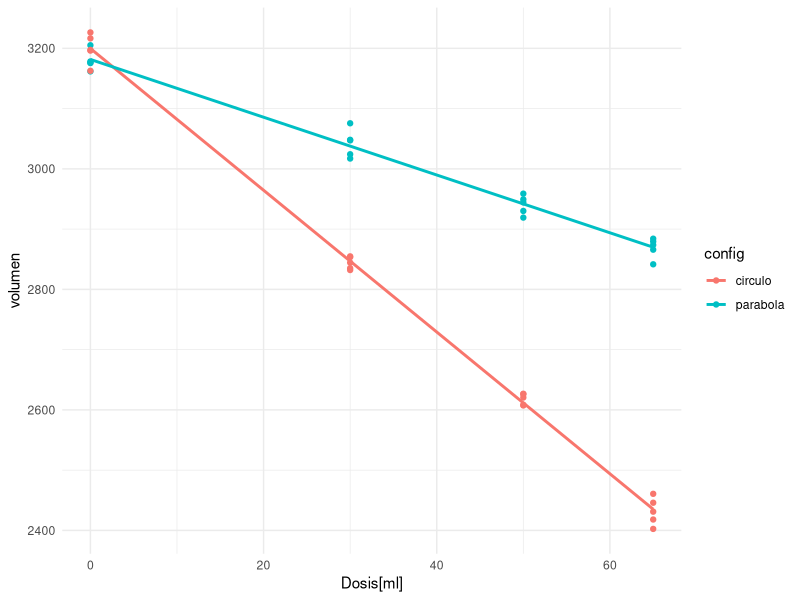
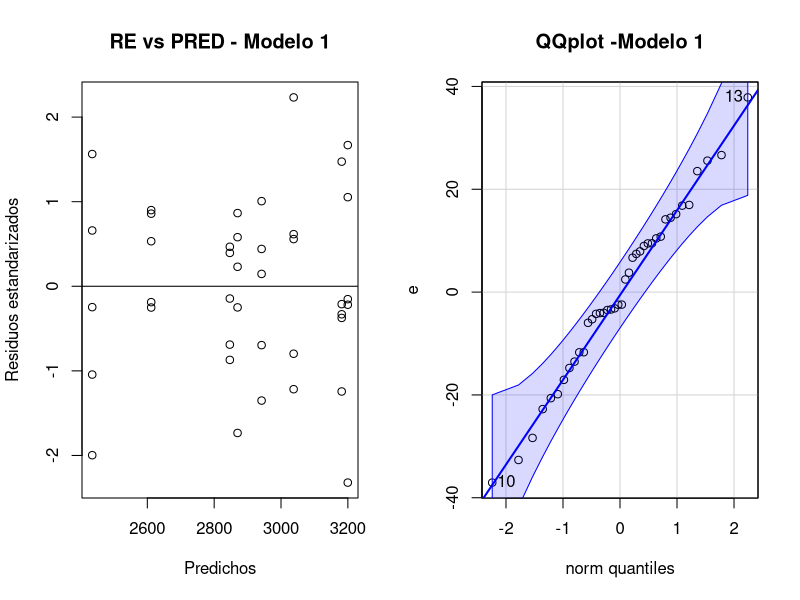
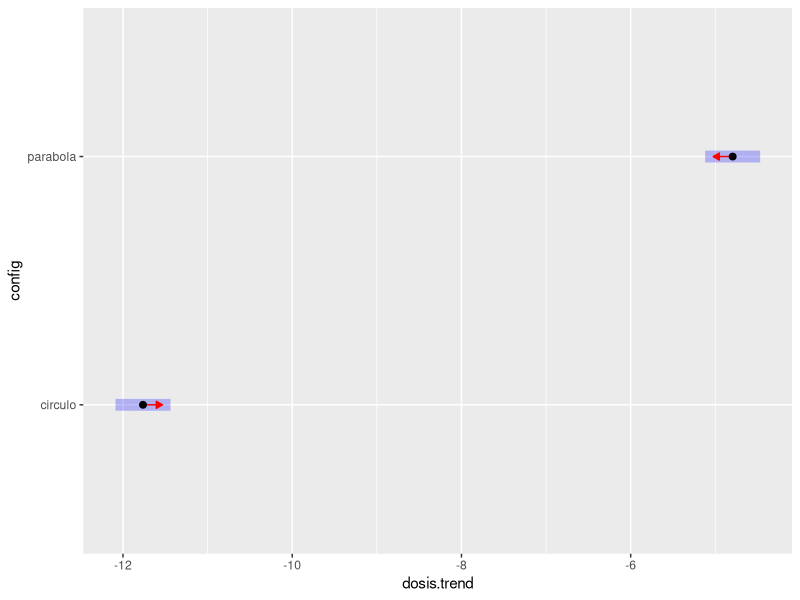

Source code (R) for these figures, in order:
rm(list=ls())
#Ejercicio 3, tratamiento de tumores

# 1. Identifique las variables explicativas, el diseño y la cantidad de réplicas.
# explicativas: configuracion (cualitativa) y dosis (cuantitativa)
# Estudio experimental, Diseño Completamente Aleatorizado
# variable respuesta:volumen de tumor en ml cubicos a los 20 dias, cuantitatvia continua. Dist normal
# ue: cada raton
# 5 replicas para cada combinacion dosis configuracion
# 2 predictoras y su interaccion

## las ecuaciones estan en la carpeta

datos<-read.csv("TEQ.csv", stringsAsFactors = TRUE)
str(datos)
summary(datos)


library(ggplot2)
library(emmeans)
library(car)
library(dplyr)

datos %>% 
  select(config, volumen) %>%
  group_by(config) %>%
  summarise_all(.funs = c(
    n = length, 
    media_volumen = mean, 
    sd = sd, 
    min = min, 
    max = max
  )
  )

datos %>% 
  select(dosis, volumen) %>%
  group_by(dosis) %>%
  summarise_all(.funs = c(
    n = length, 
    media_dosis = mean, 
    sd = sd, 
    min = min, 
    max = max
  )
  )
# 2. Escriba el modelo en parámetros, indicando el significado de cada término en
# contexto. Si alguna/s variables podrían ser incluida/s de diferente manera, elija
# aquella que resulte en un modelo con menor cantidad de parámetros.
#hecho en carpeta

#3. Realice un gráfico descriptivo en donde se muestre la relación entre el volumen del
#tumor a los 20 días y la dosis de TEQ aplicada, discriminando por tratamiento.

q1<-ggplot(data=datos, aes(x=dosis, y=volumen, colour=config))+theme_minimal()+geom_point()+labs(x="Dosis[ml]")
r1 <- q1 + geom_smooth(method = "lm", se = FALSE)
r1


# 4. Ajuste el modelo propuesto. ¿Cuáles y cuántos parámetros deben estimarse?
# Se estiman 5 parametros: b0, b1, b2, b3 y la varianza
#Modelo con interaccion

modelo1<-lm(volumen ~ dosis*config, datos)
anova(modelo1)
summary(modelo1)

# Supuestos!

e<-resid(modelo1) # residuos
re<-rstandard(modelo1) #residuos estandarizados
pre<-predict(modelo1) #predichos
par(mfrow = c(1, 2))
#5. Realice un gráfico de residuos del modelo vs valores predichos. En base al patrón
#observado, ¿qué supuestos evalúa y qué concluye?
# Se evalua homocedasticidad y linealidad 
plot(pre, re, xlab="Predichos", ylab="Residuos estandarizados",main="RE vs PRED - Modelo 1" )
abline(0,0)

qqPlot(e, main = "QQplot -Modelo 1")

#6. Evalúe el supuesto de normalidad. ¿Cuál es la hipótesis nula de la prueba de
#hipótesis correspondiente? ¿Cuáles y cuántos datos se utilizan? Efectúe la prueba y
#concluya.
#Ho) Los errores siguen una distribución normal (N (0; sigma^2) ) y están independientemente distribuidos

shapiro.test(e)#0.94

# No hay evidencia suficiente para rechazar que los errores se ajustan a N (0; sigma^2)
# homocedasticidad lo veo unicamente en el grafico

#AHora que se cumplen los supuetsos, miro los resultados
summary(modelo1)
anova(modelo1)

# VolTumoral=3199.77 -11.76*dosis -18.16*parabola+6,97*dosis*parabola

# LA INTERACCION ENTRE DOSIS Y PARABOLA ES SGINIFICATIVA
# es decir, el volumen tumoral, por lo menos por alguna dosis, se ve afectada segun la configuracion parabola

# existe relacion lineal entre el volumen y la dosis y difiere segun la configuracion

# Comparaciones

options(emmeans= list(emmeans = list(infer = c(TRUE, F)),
                      contrast = list(infer = c(TRUE, TRUE)))) # acá estamos seteando la salida de las tablas del emmeans , el primer True de cada paréntesis es para pedir los intervalos de confianza y el segundo es para pedir los valores P. 
# Comparacion de pendientes de las 3 fuentes (relacion entre DBO y pH para cada fuente)

comp_pendientes <- emtrends(modelo1,  pairwise ~ config, var="dosis") #, contr="cld"
comp_pendientes
plot(comp_pendientes$emtrends, comparisons = TRUE)

# Al tener solo dos factores, al ver que la diferencia es significativa ya sabemos que circulo y parabola difiere
# Fue al pedo hacer comparaicones aca

# Intervalo de confianza 95% para la interaccion
confint(modelo1)
confint(modelo1, "dosis:configparabola")

#                        2.5 %   97.5 %
#dosis:configparabola 6.509782 7.428487

nuevo<-data.frame(config="circulo", dosis=60)
predict(modelo1,nuevo, interval="prediction")

#      fit      lwr      upr
#1 2493.943 2456.909 2530.978
